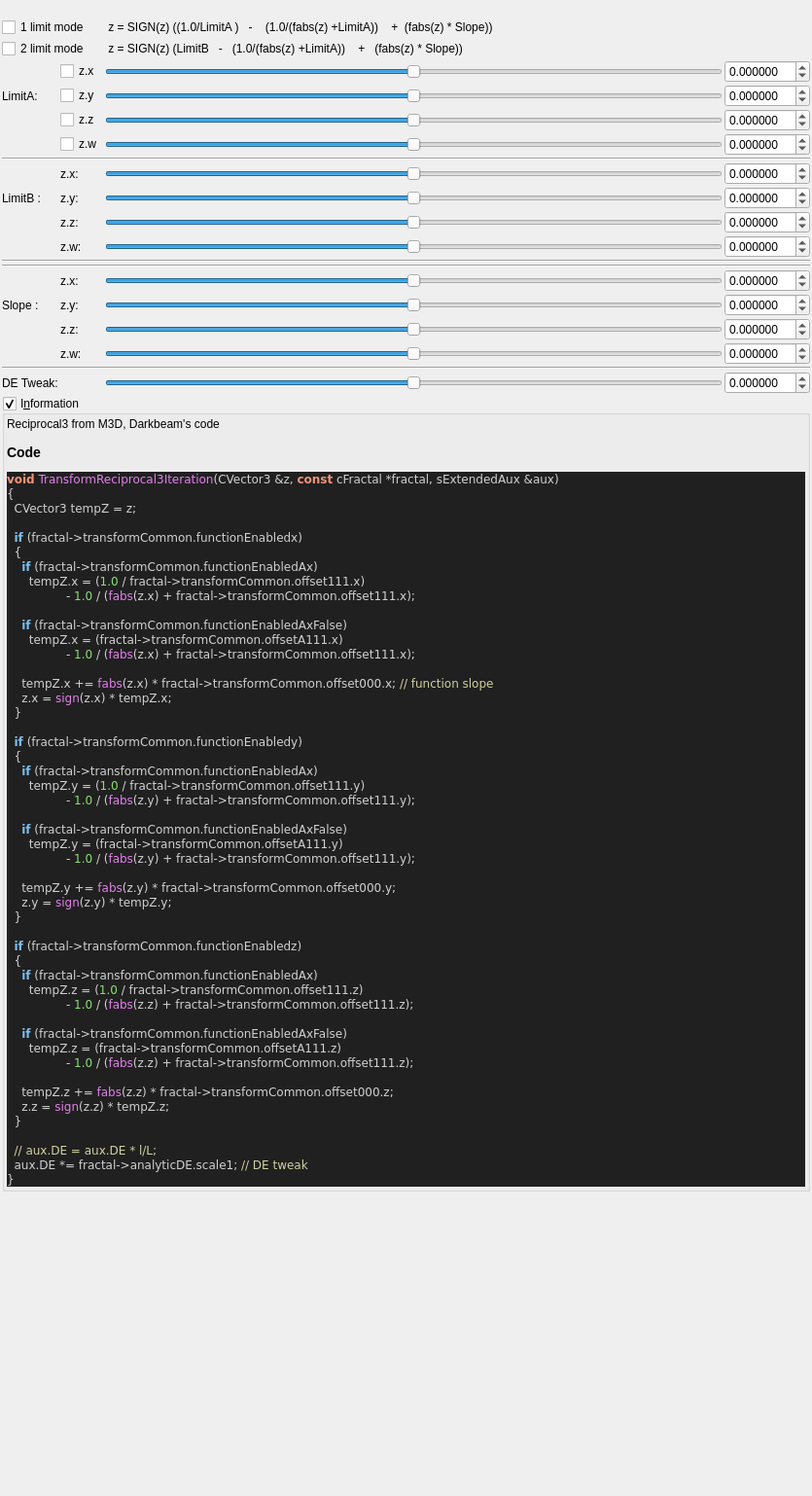
<?xml version="1.0" encoding="UTF-8"?>
<ui version="4.0">
 <class>Form</class>
 <widget class="QWidget" name="Form">
  <property name="geometry">
   <rect>
    <x>0</x>
    <y>0</y>
    <width>835</width>
    <height>1538</height>
   </rect>
  </property>
  <property name="windowTitle">
   <string>Form</string>
  </property>
  <layout class="QVBoxLayout" name="verticalLayout">
   <property name="spacing">
    <number>2</number>
   </property>
   <property name="leftMargin">
    <number>2</number>
   </property>
   <property name="topMargin">
    <number>2</number>
   </property>
   <property name="rightMargin">
    <number>2</number>
   </property>
   <property name="bottomMargin">
    <number>2</number>
   </property>
   <item>
    <widget class="QLabel" name="label">
     <property name="toolTip">
      <string>&lt;html&gt;&lt;head/&gt;&lt;body&gt;&lt;p&gt;&lt;br/&gt;&lt;/p&gt;&lt;/body&gt;&lt;/html&gt;</string>
     </property>
     <property name="text">
      <string/>
     </property>
    </widget>
   </item>
   <item>
    <layout class="QGridLayout" name="gridLayout">
     <property name="spacing">
      <number>2</number>
     </property>
     <item row="6" column="2">
      <widget class="QSlider" name="slider4_transf_offset_1111_z">
       <property name="sizePolicy">
        <sizepolicy hsizetype="Expanding" vsizetype="Maximum">
         <horstretch>0</horstretch>
         <verstretch>0</verstretch>
        </sizepolicy>
       </property>
       <property name="minimum">
        <number>-10000000</number>
       </property>
       <property name="maximum">
        <number>10000000</number>
       </property>
       <property name="value">
        <number>0</number>
       </property>
       <property name="sliderPosition">
        <number>0</number>
       </property>
       <property name="orientation">
        <enum>Qt::Horizontal</enum>
       </property>
      </widget>
     </item>
     <item row="13" column="3">
      <widget class="MyDoubleSpinBox" name="spinbox4_transf_offsetA_1111_w">
       <property name="sizePolicy">
        <sizepolicy hsizetype="Minimum" vsizetype="Maximum">
         <horstretch>0</horstretch>
         <verstretch>0</verstretch>
        </sizepolicy>
       </property>
       <property name="prefix">
        <string/>
       </property>
       <property name="suffix">
        <string/>
       </property>
       <property name="decimals">
        <number>6</number>
       </property>
       <property name="minimum">
        <double>-99.989999999999995</double>
       </property>
       <property name="maximum">
        <double>99.989999999999995</double>
       </property>
       <property name="singleStep">
        <double>0.100000000000000</double>
       </property>
      </widget>
     </item>
     <item row="13" column="1">
      <widget class="QLabel" name="label_120">
       <property name="text">
        <string>z.w:</string>
       </property>
      </widget>
     </item>
     <item row="4" column="2">
      <widget class="QSlider" name="slider4_transf_offset_1111_x">
       <property name="sizePolicy">
        <sizepolicy hsizetype="Expanding" vsizetype="Maximum">
         <horstretch>0</horstretch>
         <verstretch>0</verstretch>
        </sizepolicy>
       </property>
       <property name="minimum">
        <number>-10000000</number>
       </property>
       <property name="maximum">
        <number>10000000</number>
       </property>
       <property name="value">
        <number>0</number>
       </property>
       <property name="sliderPosition">
        <number>0</number>
       </property>
       <property name="orientation">
        <enum>Qt::Horizontal</enum>
       </property>
      </widget>
     </item>
     <item row="7" column="1">
      <widget class="MyCheckBox" name="checkBox_transf_function_enabledw">
       <property name="text">
        <string>z.w</string>
       </property>
      </widget>
     </item>
     <item row="11" column="1">
      <widget class="QLabel" name="label_114">
       <property name="text">
        <string>z.y:</string>
       </property>
      </widget>
     </item>
     <item row="4" column="3">
      <widget class="MyDoubleSpinBox" name="spinbox4_transf_offset_1111_x">
       <property name="sizePolicy">
        <sizepolicy hsizetype="Minimum" vsizetype="Maximum">
         <horstretch>0</horstretch>
         <verstretch>0</verstretch>
        </sizepolicy>
       </property>
       <property name="prefix">
        <string/>
       </property>
       <property name="suffix">
        <string/>
       </property>
       <property name="decimals">
        <number>6</number>
       </property>
       <property name="minimum">
        <double>-99.989999999999995</double>
       </property>
       <property name="maximum">
        <double>99.989999999999995</double>
       </property>
       <property name="singleStep">
        <double>0.100000000000000</double>
       </property>
      </widget>
     </item>
     <item row="10" column="2">
      <widget class="QSlider" name="slider4_transf_offsetA_1111_x">
       <property name="sizePolicy">
        <sizepolicy hsizetype="Expanding" vsizetype="Maximum">
         <horstretch>0</horstretch>
         <verstretch>0</verstretch>
        </sizepolicy>
       </property>
       <property name="minimum">
        <number>-10000000</number>
       </property>
       <property name="maximum">
        <number>10000000</number>
       </property>
       <property name="value">
        <number>0</number>
       </property>
       <property name="sliderPosition">
        <number>0</number>
       </property>
       <property name="orientation">
        <enum>Qt::Horizontal</enum>
       </property>
      </widget>
     </item>
     <item row="6" column="1">
      <widget class="MyCheckBox" name="checkBox_transf_function_enabledz">
       <property name="text">
        <string>z.z</string>
       </property>
      </widget>
     </item>
     <item row="12" column="1">
      <widget class="QLabel" name="label_115">
       <property name="text">
        <string>z.z:</string>
       </property>
      </widget>
     </item>
     <item row="12" column="2">
      <widget class="QSlider" name="slider4_transf_offsetA_1111_z">
       <property name="sizePolicy">
        <sizepolicy hsizetype="Expanding" vsizetype="Maximum">
         <horstretch>0</horstretch>
         <verstretch>0</verstretch>
        </sizepolicy>
       </property>
       <property name="minimum">
        <number>-10000000</number>
       </property>
       <property name="maximum">
        <number>10000000</number>
       </property>
       <property name="value">
        <number>0</number>
       </property>
       <property name="sliderPosition">
        <number>0</number>
       </property>
       <property name="orientation">
        <enum>Qt::Horizontal</enum>
       </property>
      </widget>
     </item>
     <item row="10" column="3">
      <widget class="MyDoubleSpinBox" name="spinbox4_transf_offsetA_1111_x">
       <property name="sizePolicy">
        <sizepolicy hsizetype="Minimum" vsizetype="Maximum">
         <horstretch>0</horstretch>
         <verstretch>0</verstretch>
        </sizepolicy>
       </property>
       <property name="prefix">
        <string/>
       </property>
       <property name="suffix">
        <string/>
       </property>
       <property name="decimals">
        <number>6</number>
       </property>
       <property name="minimum">
        <double>-99.989999999999995</double>
       </property>
       <property name="maximum">
        <double>99.989999999999995</double>
       </property>
       <property name="singleStep">
        <double>0.100000000000000</double>
       </property>
      </widget>
     </item>
     <item row="19" column="3">
      <widget class="MyDoubleSpinBox" name="spinbox4_transf_addition_constant_0000_z">
       <property name="sizePolicy">
        <sizepolicy hsizetype="Minimum" vsizetype="Maximum">
         <horstretch>0</horstretch>
         <verstretch>0</verstretch>
        </sizepolicy>
       </property>
       <property name="prefix">
        <string/>
       </property>
       <property name="suffix">
        <string/>
       </property>
       <property name="decimals">
        <number>6</number>
       </property>
       <property name="minimum">
        <double>-99.989999999999995</double>
       </property>
       <property name="maximum">
        <double>99.989999999999995</double>
       </property>
       <property name="singleStep">
        <double>0.100000000000000</double>
       </property>
      </widget>
     </item>
     <item row="11" column="3">
      <widget class="MyDoubleSpinBox" name="spinbox4_transf_offsetA_1111_y">
       <property name="sizePolicy">
        <sizepolicy hsizetype="Minimum" vsizetype="Maximum">
         <horstretch>0</horstretch>
         <verstretch>0</verstretch>
        </sizepolicy>
       </property>
       <property name="prefix">
        <string/>
       </property>
       <property name="suffix">
        <string/>
       </property>
       <property name="decimals">
        <number>6</number>
       </property>
       <property name="minimum">
        <double>-99.989999999999995</double>
       </property>
       <property name="maximum">
        <double>99.989999999999995</double>
       </property>
       <property name="singleStep">
        <double>0.100000000000000</double>
       </property>
      </widget>
     </item>
     <item row="8" column="0" colspan="4">
      <widget class="Line" name="line">
       <property name="orientation">
        <enum>Qt::Horizontal</enum>
       </property>
      </widget>
     </item>
     <item row="6" column="3">
      <widget class="MyDoubleSpinBox" name="spinbox4_transf_offset_1111_z">
       <property name="sizePolicy">
        <sizepolicy hsizetype="Minimum" vsizetype="Maximum">
         <horstretch>0</horstretch>
         <verstretch>0</verstretch>
        </sizepolicy>
       </property>
       <property name="prefix">
        <string/>
       </property>
       <property name="suffix">
        <string/>
       </property>
       <property name="decimals">
        <number>6</number>
       </property>
       <property name="minimum">
        <double>-99.989999999999995</double>
       </property>
       <property name="maximum">
        <double>99.989999999999995</double>
       </property>
       <property name="singleStep">
        <double>0.100000000000000</double>
       </property>
      </widget>
     </item>
     <item row="19" column="2">
      <widget class="QSlider" name="slider4_transf_addition_constant_0000_z">
       <property name="sizePolicy">
        <sizepolicy hsizetype="Expanding" vsizetype="Maximum">
         <horstretch>0</horstretch>
         <verstretch>0</verstretch>
        </sizepolicy>
       </property>
       <property name="minimum">
        <number>-10000000</number>
       </property>
       <property name="maximum">
        <number>10000000</number>
       </property>
       <property name="value">
        <number>0</number>
       </property>
       <property name="sliderPosition">
        <number>0</number>
       </property>
       <property name="orientation">
        <enum>Qt::Horizontal</enum>
       </property>
      </widget>
     </item>
     <item row="23" column="0">
      <widget class="QLabel" name="label_112">
       <property name="text">
        <string>DE Tweak:</string>
       </property>
      </widget>
     </item>
     <item row="4" column="1">
      <widget class="MyCheckBox" name="checkBox_transf_function_enabledx">
       <property name="text">
        <string>z.x</string>
       </property>
      </widget>
     </item>
     <item row="18" column="3">
      <widget class="MyDoubleSpinBox" name="spinbox4_transf_addition_constant_0000_y">
       <property name="sizePolicy">
        <sizepolicy hsizetype="Minimum" vsizetype="Maximum">
         <horstretch>0</horstretch>
         <verstretch>0</verstretch>
        </sizepolicy>
       </property>
       <property name="prefix">
        <string/>
       </property>
       <property name="suffix">
        <string/>
       </property>
       <property name="decimals">
        <number>6</number>
       </property>
       <property name="minimum">
        <double>-99.989999999999995</double>
       </property>
       <property name="maximum">
        <double>99.989999999999995</double>
       </property>
       <property name="singleStep">
        <double>0.100000000000000</double>
       </property>
      </widget>
     </item>
     <item row="15" column="0" colspan="4">
      <widget class="Line" name="line_2">
       <property name="orientation">
        <enum>Qt::Horizontal</enum>
       </property>
      </widget>
     </item>
     <item row="19" column="1">
      <widget class="QLabel" name="label_118">
       <property name="text">
        <string>z.z:</string>
       </property>
      </widget>
     </item>
     <item row="16" column="0" colspan="4">
      <widget class="Line" name="line_7">
       <property name="orientation">
        <enum>Qt::Horizontal</enum>
       </property>
      </widget>
     </item>
     <item row="5" column="1">
      <widget class="MyCheckBox" name="checkBox_transf_function_enabledy">
       <property name="text">
        <string>z.y </string>
       </property>
      </widget>
     </item>
     <item row="1" column="0" colspan="2">
      <widget class="MyCheckBox" name="checkBox_transf_function_enabledAx_false">
       <property name="text">
        <string>2 limit mode</string>
       </property>
      </widget>
     </item>
     <item row="0" column="0" colspan="2">
      <widget class="MyCheckBox" name="checkBox_transf_function_enabledAx">
       <property name="text">
        <string>1 limit mode</string>
       </property>
      </widget>
     </item>
     <item row="10" column="1">
      <widget class="QLabel" name="label_113">
       <property name="text">
        <string>z.x:</string>
       </property>
      </widget>
     </item>
     <item row="11" column="0">
      <widget class="QLabel" name="label_132">
       <property name="text">
        <string>LimitB : </string>
       </property>
      </widget>
     </item>
     <item row="18" column="2">
      <widget class="QSlider" name="slider4_transf_addition_constant_0000_y">
       <property name="sizePolicy">
        <sizepolicy hsizetype="Expanding" vsizetype="Maximum">
         <horstretch>0</horstretch>
         <verstretch>0</verstretch>
        </sizepolicy>
       </property>
       <property name="minimum">
        <number>-10000000</number>
       </property>
       <property name="maximum">
        <number>10000000</number>
       </property>
       <property name="value">
        <number>0</number>
       </property>
       <property name="sliderPosition">
        <number>0</number>
       </property>
       <property name="orientation">
        <enum>Qt::Horizontal</enum>
       </property>
      </widget>
     </item>
     <item row="20" column="1">
      <widget class="QLabel" name="label_121">
       <property name="text">
        <string>z.w:</string>
       </property>
      </widget>
     </item>
     <item row="17" column="1">
      <widget class="QLabel" name="label_116">
       <property name="text">
        <string>z.x:</string>
       </property>
      </widget>
     </item>
     <item row="18" column="0">
      <widget class="QLabel" name="label_119">
       <property name="text">
        <string>Slope :   </string>
       </property>
      </widget>
     </item>
     <item row="17" column="2">
      <widget class="QSlider" name="slider4_transf_addition_constant_0000_x">
       <property name="sizePolicy">
        <sizepolicy hsizetype="Expanding" vsizetype="Maximum">
         <horstretch>0</horstretch>
         <verstretch>0</verstretch>
        </sizepolicy>
       </property>
       <property name="minimum">
        <number>-10000000</number>
       </property>
       <property name="maximum">
        <number>10000000</number>
       </property>
       <property name="value">
        <number>0</number>
       </property>
       <property name="sliderPosition">
        <number>0</number>
       </property>
       <property name="orientation">
        <enum>Qt::Horizontal</enum>
       </property>
      </widget>
     </item>
     <item row="5" column="2">
      <widget class="QSlider" name="slider4_transf_offset_1111_y">
       <property name="sizePolicy">
        <sizepolicy hsizetype="Expanding" vsizetype="Maximum">
         <horstretch>0</horstretch>
         <verstretch>0</verstretch>
        </sizepolicy>
       </property>
       <property name="minimum">
        <number>-10000000</number>
       </property>
       <property name="maximum">
        <number>10000000</number>
       </property>
       <property name="value">
        <number>0</number>
       </property>
       <property name="sliderPosition">
        <number>0</number>
       </property>
       <property name="orientation">
        <enum>Qt::Horizontal</enum>
       </property>
      </widget>
     </item>
     <item row="0" column="2">
      <widget class="QLabel" name="label_133">
       <property name="text">
        <string notr="true"> z = SIGN(z) ((1.0/LimitA )   -    (1.0/(fabs(z) +LimitA))    +  (fabs(z) * Slope))</string>
       </property>
      </widget>
     </item>
     <item row="18" column="1">
      <widget class="QLabel" name="label_117">
       <property name="text">
        <string>z.y:</string>
       </property>
      </widget>
     </item>
     <item row="11" column="2">
      <widget class="QSlider" name="slider4_transf_offsetA_1111_y">
       <property name="sizePolicy">
        <sizepolicy hsizetype="Expanding" vsizetype="Maximum">
         <horstretch>0</horstretch>
         <verstretch>0</verstretch>
        </sizepolicy>
       </property>
       <property name="minimum">
        <number>-10000000</number>
       </property>
       <property name="maximum">
        <number>10000000</number>
       </property>
       <property name="value">
        <number>0</number>
       </property>
       <property name="sliderPosition">
        <number>0</number>
       </property>
       <property name="orientation">
        <enum>Qt::Horizontal</enum>
       </property>
      </widget>
     </item>
     <item row="5" column="3">
      <widget class="MyDoubleSpinBox" name="spinbox4_transf_offset_1111_y">
       <property name="sizePolicy">
        <sizepolicy hsizetype="Minimum" vsizetype="Maximum">
         <horstretch>0</horstretch>
         <verstretch>0</verstretch>
        </sizepolicy>
       </property>
       <property name="prefix">
        <string/>
       </property>
       <property name="suffix">
        <string/>
       </property>
       <property name="decimals">
        <number>6</number>
       </property>
       <property name="minimum">
        <double>-99.989999999999995</double>
       </property>
       <property name="maximum">
        <double>99.989999999999995</double>
       </property>
       <property name="singleStep">
        <double>0.100000000000000</double>
       </property>
      </widget>
     </item>
     <item row="12" column="3">
      <widget class="MyDoubleSpinBox" name="spinbox4_transf_offsetA_1111_z">
       <property name="sizePolicy">
        <sizepolicy hsizetype="Minimum" vsizetype="Maximum">
         <horstretch>0</horstretch>
         <verstretch>0</verstretch>
        </sizepolicy>
       </property>
       <property name="prefix">
        <string/>
       </property>
       <property name="suffix">
        <string/>
       </property>
       <property name="decimals">
        <number>6</number>
       </property>
       <property name="minimum">
        <double>-99.989999999999995</double>
       </property>
       <property name="maximum">
        <double>99.989999999999995</double>
       </property>
       <property name="singleStep">
        <double>0.100000000000000</double>
       </property>
      </widget>
     </item>
     <item row="5" column="0">
      <widget class="QLabel" name="label_108">
       <property name="text">
        <string>LimitA:</string>
       </property>
      </widget>
     </item>
     <item row="17" column="3">
      <widget class="MyDoubleSpinBox" name="spinbox4_transf_addition_constant_0000_x">
       <property name="sizePolicy">
        <sizepolicy hsizetype="Minimum" vsizetype="Maximum">
         <horstretch>0</horstretch>
         <verstretch>0</verstretch>
        </sizepolicy>
       </property>
       <property name="prefix">
        <string/>
       </property>
       <property name="suffix">
        <string/>
       </property>
       <property name="decimals">
        <number>6</number>
       </property>
       <property name="minimum">
        <double>-99.989999999999995</double>
       </property>
       <property name="maximum">
        <double>99.989999999999995</double>
       </property>
       <property name="singleStep">
        <double>0.100000000000000</double>
       </property>
      </widget>
     </item>
     <item row="1" column="2">
      <widget class="QLabel" name="label_148">
       <property name="text">
        <string notr="true"> z = SIGN(z) (LimitB   -   (1.0/(fabs(z) +LimitA))    +   (fabs(z) * Slope))</string>
       </property>
      </widget>
     </item>
     <item row="23" column="3">
      <widget class="MyDoubleSpinBox" name="spinbox_analyticDE_scale_1">
       <property name="sizePolicy">
        <sizepolicy hsizetype="Minimum" vsizetype="Maximum">
         <horstretch>0</horstretch>
         <verstretch>0</verstretch>
        </sizepolicy>
       </property>
       <property name="prefix">
        <string/>
       </property>
       <property name="suffix">
        <string/>
       </property>
       <property name="decimals">
        <number>6</number>
       </property>
       <property name="minimum">
        <double>-99.989999999999995</double>
       </property>
       <property name="maximum">
        <double>99.989999999999995</double>
       </property>
       <property name="singleStep">
        <double>0.100000000000000</double>
       </property>
      </widget>
     </item>
     <item row="23" column="2">
      <widget class="QSlider" name="slider_analyticDE_scale_1">
       <property name="sizePolicy">
        <sizepolicy hsizetype="Expanding" vsizetype="Maximum">
         <horstretch>0</horstretch>
         <verstretch>0</verstretch>
        </sizepolicy>
       </property>
       <property name="minimum">
        <number>-10000000</number>
       </property>
       <property name="maximum">
        <number>10000000</number>
       </property>
       <property name="value">
        <number>0</number>
       </property>
       <property name="sliderPosition">
        <number>0</number>
       </property>
       <property name="orientation">
        <enum>Qt::Horizontal</enum>
       </property>
      </widget>
     </item>
     <item row="21" column="0" colspan="4">
      <widget class="Line" name="line_3">
       <property name="orientation">
        <enum>Qt::Horizontal</enum>
       </property>
      </widget>
     </item>
     <item row="7" column="2">
      <widget class="QSlider" name="slider4_transf_offset_1111_w">
       <property name="sizePolicy">
        <sizepolicy hsizetype="Expanding" vsizetype="Maximum">
         <horstretch>0</horstretch>
         <verstretch>0</verstretch>
        </sizepolicy>
       </property>
       <property name="minimum">
        <number>-10000000</number>
       </property>
       <property name="maximum">
        <number>10000000</number>
       </property>
       <property name="value">
        <number>0</number>
       </property>
       <property name="sliderPosition">
        <number>0</number>
       </property>
       <property name="orientation">
        <enum>Qt::Horizontal</enum>
       </property>
      </widget>
     </item>
     <item row="13" column="2">
      <widget class="QSlider" name="slider4_transf_offsetA_1111_w">
       <property name="sizePolicy">
        <sizepolicy hsizetype="Expanding" vsizetype="Maximum">
         <horstretch>0</horstretch>
         <verstretch>0</verstretch>
        </sizepolicy>
       </property>
       <property name="minimum">
        <number>-10000000</number>
       </property>
       <property name="maximum">
        <number>10000000</number>
       </property>
       <property name="value">
        <number>0</number>
       </property>
       <property name="sliderPosition">
        <number>0</number>
       </property>
       <property name="orientation">
        <enum>Qt::Horizontal</enum>
       </property>
      </widget>
     </item>
     <item row="7" column="3">
      <widget class="MyDoubleSpinBox" name="spinbox4_transf_offset_1111_w">
       <property name="sizePolicy">
        <sizepolicy hsizetype="Minimum" vsizetype="Maximum">
         <horstretch>0</horstretch>
         <verstretch>0</verstretch>
        </sizepolicy>
       </property>
       <property name="prefix">
        <string/>
       </property>
       <property name="suffix">
        <string/>
       </property>
       <property name="decimals">
        <number>6</number>
       </property>
       <property name="minimum">
        <double>-99.989999999999995</double>
       </property>
       <property name="maximum">
        <double>99.989999999999995</double>
       </property>
       <property name="singleStep">
        <double>0.100000000000000</double>
       </property>
      </widget>
     </item>
     <item row="20" column="2">
      <widget class="QSlider" name="slider4_transf_addition_constant_0000_w">
       <property name="sizePolicy">
        <sizepolicy hsizetype="Expanding" vsizetype="Maximum">
         <horstretch>0</horstretch>
         <verstretch>0</verstretch>
        </sizepolicy>
       </property>
       <property name="minimum">
        <number>-10000000</number>
       </property>
       <property name="maximum">
        <number>10000000</number>
       </property>
       <property name="value">
        <number>0</number>
       </property>
       <property name="sliderPosition">
        <number>0</number>
       </property>
       <property name="orientation">
        <enum>Qt::Horizontal</enum>
       </property>
      </widget>
     </item>
     <item row="20" column="3">
      <widget class="MyDoubleSpinBox" name="spinbox4_transf_addition_constant_0000_w">
       <property name="sizePolicy">
        <sizepolicy hsizetype="Minimum" vsizetype="Maximum">
         <horstretch>0</horstretch>
         <verstretch>0</verstretch>
        </sizepolicy>
       </property>
       <property name="prefix">
        <string/>
       </property>
       <property name="suffix">
        <string/>
       </property>
       <property name="decimals">
        <number>6</number>
       </property>
       <property name="minimum">
        <double>-99.989999999999995</double>
       </property>
       <property name="maximum">
        <double>99.989999999999995</double>
       </property>
       <property name="singleStep">
        <double>0.100000000000000</double>
       </property>
      </widget>
     </item>
    </layout>
   </item>
   <item>
    <widget class="MyGroupBox" name="groupCheck_info">
     <property name="title">
      <string>I&amp;nformation</string>
     </property>
     <property name="flat">
      <bool>false</bool>
     </property>
     <property name="checkable">
      <bool>true</bool>
     </property>
     <layout class="QVBoxLayout" name="verticalLayout_2">
      <property name="spacing">
       <number>2</number>
      </property>
      <property name="leftMargin">
       <number>2</number>
      </property>
      <property name="topMargin">
       <number>2</number>
      </property>
      <property name="rightMargin">
       <number>2</number>
      </property>
      <property name="bottomMargin">
       <number>2</number>
      </property>
      <item>
       <widget class="QLabel" name="label_code_content">
        <property name="text">
         <string>&lt;p&gt;Reciprocal3 from M3D, Darkbeam's code&lt;/p&gt;&lt;table&gt;
&lt;/table&gt;
&lt;h3&gt;Code&lt;/h3&gt;
&lt;body style=&quot;background-color:#202020&quot;&gt;
&lt;pre style=&quot;color:#d0d0d0; background-color:#202020;  font-family:'Courier New',monospace;&quot;&gt;&lt;span style=&quot;color:#f09479; font-weight:bold&quot;&gt;void&lt;/span&gt; &lt;span style=&quot;color:#e47eed&quot;&gt;TransformReciprocal3Iteration&lt;/span&gt;&lt;span style=&quot;color:#d0d0d0&quot;&gt;(&lt;/span&gt;CVector3 &lt;span style=&quot;color:#d0d0d0&quot;&gt;&amp;amp;&lt;/span&gt;z&lt;span style=&quot;color:#d0d0d0&quot;&gt;,&lt;/span&gt; &lt;span style=&quot;color:#f09479; font-weight:bold&quot;&gt;const&lt;/span&gt; cFractal &lt;span style=&quot;color:#d0d0d0&quot;&gt;*&lt;/span&gt;fractal&lt;span style=&quot;color:#d0d0d0&quot;&gt;,&lt;/span&gt; sExtendedAux &lt;span style=&quot;color:#d0d0d0&quot;&gt;&amp;amp;&lt;/span&gt;aux&lt;span style=&quot;color:#d0d0d0&quot;&gt;)&lt;/span&gt;
&lt;span style=&quot;color:#d0d0d0&quot;&gt;{&lt;/span&gt;
  CVector3 tempZ &lt;span style=&quot;color:#d0d0d0&quot;&gt;=&lt;/span&gt; z&lt;span style=&quot;color:#d0d0d0&quot;&gt;;&lt;/span&gt;

  &lt;span style=&quot;color:#7ec0ee; font-weight:bold&quot;&gt;if&lt;/span&gt; &lt;span style=&quot;color:#d0d0d0&quot;&gt;(&lt;/span&gt;fractal&lt;span style=&quot;color:#d0d0d0&quot;&gt;-&amp;gt;&lt;/span&gt;transformCommon&lt;span style=&quot;color:#d0d0d0&quot;&gt;.&lt;/span&gt;functionEnabledx&lt;span style=&quot;color:#d0d0d0&quot;&gt;)&lt;/span&gt;
  &lt;span style=&quot;color:#d0d0d0&quot;&gt;{&lt;/span&gt;
    &lt;span style=&quot;color:#7ec0ee; font-weight:bold&quot;&gt;if&lt;/span&gt; &lt;span style=&quot;color:#d0d0d0&quot;&gt;(&lt;/span&gt;fractal&lt;span style=&quot;color:#d0d0d0&quot;&gt;-&amp;gt;&lt;/span&gt;transformCommon&lt;span style=&quot;color:#d0d0d0&quot;&gt;.&lt;/span&gt;functionEnabledAx&lt;span style=&quot;color:#d0d0d0&quot;&gt;)&lt;/span&gt;
      tempZ&lt;span style=&quot;color:#d0d0d0&quot;&gt;.&lt;/span&gt;x &lt;span style=&quot;color:#d0d0d0&quot;&gt;= (&lt;/span&gt;&lt;span style=&quot;color:#87df71&quot;&gt;1.0&lt;/span&gt; &lt;span style=&quot;color:#d0d0d0&quot;&gt;/&lt;/span&gt; fractal&lt;span style=&quot;color:#d0d0d0&quot;&gt;-&amp;gt;&lt;/span&gt;transformCommon&lt;span style=&quot;color:#d0d0d0&quot;&gt;.&lt;/span&gt;offset111&lt;span style=&quot;color:#d0d0d0&quot;&gt;.&lt;/span&gt;x&lt;span style=&quot;color:#d0d0d0&quot;&gt;)&lt;/span&gt;
                &lt;span style=&quot;color:#d0d0d0&quot;&gt;-&lt;/span&gt; &lt;span style=&quot;color:#87df71&quot;&gt;1.0&lt;/span&gt; &lt;span style=&quot;color:#d0d0d0&quot;&gt;/ (&lt;/span&gt;&lt;span style=&quot;color:#e47eed&quot;&gt;fabs&lt;/span&gt;&lt;span style=&quot;color:#d0d0d0&quot;&gt;(&lt;/span&gt;z&lt;span style=&quot;color:#d0d0d0&quot;&gt;.&lt;/span&gt;x&lt;span style=&quot;color:#d0d0d0&quot;&gt;) +&lt;/span&gt; fractal&lt;span style=&quot;color:#d0d0d0&quot;&gt;-&amp;gt;&lt;/span&gt;transformCommon&lt;span style=&quot;color:#d0d0d0&quot;&gt;.&lt;/span&gt;offset111&lt;span style=&quot;color:#d0d0d0&quot;&gt;.&lt;/span&gt;x&lt;span style=&quot;color:#d0d0d0&quot;&gt;);&lt;/span&gt;

    &lt;span style=&quot;color:#7ec0ee; font-weight:bold&quot;&gt;if&lt;/span&gt; &lt;span style=&quot;color:#d0d0d0&quot;&gt;(&lt;/span&gt;fractal&lt;span style=&quot;color:#d0d0d0&quot;&gt;-&amp;gt;&lt;/span&gt;transformCommon&lt;span style=&quot;color:#d0d0d0&quot;&gt;.&lt;/span&gt;functionEnabledAxFalse&lt;span style=&quot;color:#d0d0d0&quot;&gt;)&lt;/span&gt;
      tempZ&lt;span style=&quot;color:#d0d0d0&quot;&gt;.&lt;/span&gt;x &lt;span style=&quot;color:#d0d0d0&quot;&gt;= (&lt;/span&gt;fractal&lt;span style=&quot;color:#d0d0d0&quot;&gt;-&amp;gt;&lt;/span&gt;transformCommon&lt;span style=&quot;color:#d0d0d0&quot;&gt;.&lt;/span&gt;offsetA111&lt;span style=&quot;color:#d0d0d0&quot;&gt;.&lt;/span&gt;x&lt;span style=&quot;color:#d0d0d0&quot;&gt;)&lt;/span&gt;
                &lt;span style=&quot;color:#d0d0d0&quot;&gt;-&lt;/span&gt; &lt;span style=&quot;color:#87df71&quot;&gt;1.0&lt;/span&gt; &lt;span style=&quot;color:#d0d0d0&quot;&gt;/ (&lt;/span&gt;&lt;span style=&quot;color:#e47eed&quot;&gt;fabs&lt;/span&gt;&lt;span style=&quot;color:#d0d0d0&quot;&gt;(&lt;/span&gt;z&lt;span style=&quot;color:#d0d0d0&quot;&gt;.&lt;/span&gt;x&lt;span style=&quot;color:#d0d0d0&quot;&gt;) +&lt;/span&gt; fractal&lt;span style=&quot;color:#d0d0d0&quot;&gt;-&amp;gt;&lt;/span&gt;transformCommon&lt;span style=&quot;color:#d0d0d0&quot;&gt;.&lt;/span&gt;offset111&lt;span style=&quot;color:#d0d0d0&quot;&gt;.&lt;/span&gt;x&lt;span style=&quot;color:#d0d0d0&quot;&gt;);&lt;/span&gt;

    tempZ&lt;span style=&quot;color:#d0d0d0&quot;&gt;.&lt;/span&gt;x &lt;span style=&quot;color:#d0d0d0&quot;&gt;+=&lt;/span&gt; &lt;span style=&quot;color:#e47eed&quot;&gt;fabs&lt;/span&gt;&lt;span style=&quot;color:#d0d0d0&quot;&gt;(&lt;/span&gt;z&lt;span style=&quot;color:#d0d0d0&quot;&gt;.&lt;/span&gt;x&lt;span style=&quot;color:#d0d0d0&quot;&gt;) *&lt;/span&gt; fractal&lt;span style=&quot;color:#d0d0d0&quot;&gt;-&amp;gt;&lt;/span&gt;transformCommon&lt;span style=&quot;color:#d0d0d0&quot;&gt;.&lt;/span&gt;offset000&lt;span style=&quot;color:#d0d0d0&quot;&gt;.&lt;/span&gt;x&lt;span style=&quot;color:#d0d0d0&quot;&gt;;&lt;/span&gt; &lt;span style=&quot;color:#d0d0a0&quot;&gt;// function slope&lt;/span&gt;
    z&lt;span style=&quot;color:#d0d0d0&quot;&gt;.&lt;/span&gt;x &lt;span style=&quot;color:#d0d0d0&quot;&gt;=&lt;/span&gt; &lt;span style=&quot;color:#e47eed&quot;&gt;sign&lt;/span&gt;&lt;span style=&quot;color:#d0d0d0&quot;&gt;(&lt;/span&gt;z&lt;span style=&quot;color:#d0d0d0&quot;&gt;.&lt;/span&gt;x&lt;span style=&quot;color:#d0d0d0&quot;&gt;) *&lt;/span&gt; tempZ&lt;span style=&quot;color:#d0d0d0&quot;&gt;.&lt;/span&gt;x&lt;span style=&quot;color:#d0d0d0&quot;&gt;;&lt;/span&gt;
  &lt;span style=&quot;color:#d0d0d0&quot;&gt;}&lt;/span&gt;

  &lt;span style=&quot;color:#7ec0ee; font-weight:bold&quot;&gt;if&lt;/span&gt; &lt;span style=&quot;color:#d0d0d0&quot;&gt;(&lt;/span&gt;fractal&lt;span style=&quot;color:#d0d0d0&quot;&gt;-&amp;gt;&lt;/span&gt;transformCommon&lt;span style=&quot;color:#d0d0d0&quot;&gt;.&lt;/span&gt;functionEnabledy&lt;span style=&quot;color:#d0d0d0&quot;&gt;)&lt;/span&gt;
  &lt;span style=&quot;color:#d0d0d0&quot;&gt;{&lt;/span&gt;
    &lt;span style=&quot;color:#7ec0ee; font-weight:bold&quot;&gt;if&lt;/span&gt; &lt;span style=&quot;color:#d0d0d0&quot;&gt;(&lt;/span&gt;fractal&lt;span style=&quot;color:#d0d0d0&quot;&gt;-&amp;gt;&lt;/span&gt;transformCommon&lt;span style=&quot;color:#d0d0d0&quot;&gt;.&lt;/span&gt;functionEnabledAx&lt;span style=&quot;color:#d0d0d0&quot;&gt;)&lt;/span&gt;
      tempZ&lt;span style=&quot;color:#d0d0d0&quot;&gt;.&lt;/span&gt;y &lt;span style=&quot;color:#d0d0d0&quot;&gt;= (&lt;/span&gt;&lt;span style=&quot;color:#87df71&quot;&gt;1.0&lt;/span&gt; &lt;span style=&quot;color:#d0d0d0&quot;&gt;/&lt;/span&gt; fractal&lt;span style=&quot;color:#d0d0d0&quot;&gt;-&amp;gt;&lt;/span&gt;transformCommon&lt;span style=&quot;color:#d0d0d0&quot;&gt;.&lt;/span&gt;offset111&lt;span style=&quot;color:#d0d0d0&quot;&gt;.&lt;/span&gt;y&lt;span style=&quot;color:#d0d0d0&quot;&gt;)&lt;/span&gt;
                &lt;span style=&quot;color:#d0d0d0&quot;&gt;-&lt;/span&gt; &lt;span style=&quot;color:#87df71&quot;&gt;1.0&lt;/span&gt; &lt;span style=&quot;color:#d0d0d0&quot;&gt;/ (&lt;/span&gt;&lt;span style=&quot;color:#e47eed&quot;&gt;fabs&lt;/span&gt;&lt;span style=&quot;color:#d0d0d0&quot;&gt;(&lt;/span&gt;z&lt;span style=&quot;color:#d0d0d0&quot;&gt;.&lt;/span&gt;y&lt;span style=&quot;color:#d0d0d0&quot;&gt;) +&lt;/span&gt; fractal&lt;span style=&quot;color:#d0d0d0&quot;&gt;-&amp;gt;&lt;/span&gt;transformCommon&lt;span style=&quot;color:#d0d0d0&quot;&gt;.&lt;/span&gt;offset111&lt;span style=&quot;color:#d0d0d0&quot;&gt;.&lt;/span&gt;y&lt;span style=&quot;color:#d0d0d0&quot;&gt;);&lt;/span&gt;

    &lt;span style=&quot;color:#7ec0ee; font-weight:bold&quot;&gt;if&lt;/span&gt; &lt;span style=&quot;color:#d0d0d0&quot;&gt;(&lt;/span&gt;fractal&lt;span style=&quot;color:#d0d0d0&quot;&gt;-&amp;gt;&lt;/span&gt;transformCommon&lt;span style=&quot;color:#d0d0d0&quot;&gt;.&lt;/span&gt;functionEnabledAxFalse&lt;span style=&quot;color:#d0d0d0&quot;&gt;)&lt;/span&gt;
      tempZ&lt;span style=&quot;color:#d0d0d0&quot;&gt;.&lt;/span&gt;y &lt;span style=&quot;color:#d0d0d0&quot;&gt;= (&lt;/span&gt;fractal&lt;span style=&quot;color:#d0d0d0&quot;&gt;-&amp;gt;&lt;/span&gt;transformCommon&lt;span style=&quot;color:#d0d0d0&quot;&gt;.&lt;/span&gt;offsetA111&lt;span style=&quot;color:#d0d0d0&quot;&gt;.&lt;/span&gt;y&lt;span style=&quot;color:#d0d0d0&quot;&gt;)&lt;/span&gt;
                &lt;span style=&quot;color:#d0d0d0&quot;&gt;-&lt;/span&gt; &lt;span style=&quot;color:#87df71&quot;&gt;1.0&lt;/span&gt; &lt;span style=&quot;color:#d0d0d0&quot;&gt;/ (&lt;/span&gt;&lt;span style=&quot;color:#e47eed&quot;&gt;fabs&lt;/span&gt;&lt;span style=&quot;color:#d0d0d0&quot;&gt;(&lt;/span&gt;z&lt;span style=&quot;color:#d0d0d0&quot;&gt;.&lt;/span&gt;y&lt;span style=&quot;color:#d0d0d0&quot;&gt;) +&lt;/span&gt; fractal&lt;span style=&quot;color:#d0d0d0&quot;&gt;-&amp;gt;&lt;/span&gt;transformCommon&lt;span style=&quot;color:#d0d0d0&quot;&gt;.&lt;/span&gt;offset111&lt;span style=&quot;color:#d0d0d0&quot;&gt;.&lt;/span&gt;y&lt;span style=&quot;color:#d0d0d0&quot;&gt;);&lt;/span&gt;

    tempZ&lt;span style=&quot;color:#d0d0d0&quot;&gt;.&lt;/span&gt;y &lt;span style=&quot;color:#d0d0d0&quot;&gt;+=&lt;/span&gt; &lt;span style=&quot;color:#e47eed&quot;&gt;fabs&lt;/span&gt;&lt;span style=&quot;color:#d0d0d0&quot;&gt;(&lt;/span&gt;z&lt;span style=&quot;color:#d0d0d0&quot;&gt;.&lt;/span&gt;y&lt;span style=&quot;color:#d0d0d0&quot;&gt;) *&lt;/span&gt; fractal&lt;span style=&quot;color:#d0d0d0&quot;&gt;-&amp;gt;&lt;/span&gt;transformCommon&lt;span style=&quot;color:#d0d0d0&quot;&gt;.&lt;/span&gt;offset000&lt;span style=&quot;color:#d0d0d0&quot;&gt;.&lt;/span&gt;y&lt;span style=&quot;color:#d0d0d0&quot;&gt;;&lt;/span&gt;
    z&lt;span style=&quot;color:#d0d0d0&quot;&gt;.&lt;/span&gt;y &lt;span style=&quot;color:#d0d0d0&quot;&gt;=&lt;/span&gt; &lt;span style=&quot;color:#e47eed&quot;&gt;sign&lt;/span&gt;&lt;span style=&quot;color:#d0d0d0&quot;&gt;(&lt;/span&gt;z&lt;span style=&quot;color:#d0d0d0&quot;&gt;.&lt;/span&gt;y&lt;span style=&quot;color:#d0d0d0&quot;&gt;) *&lt;/span&gt; tempZ&lt;span style=&quot;color:#d0d0d0&quot;&gt;.&lt;/span&gt;y&lt;span style=&quot;color:#d0d0d0&quot;&gt;;&lt;/span&gt;
  &lt;span style=&quot;color:#d0d0d0&quot;&gt;}&lt;/span&gt;

  &lt;span style=&quot;color:#7ec0ee; font-weight:bold&quot;&gt;if&lt;/span&gt; &lt;span style=&quot;color:#d0d0d0&quot;&gt;(&lt;/span&gt;fractal&lt;span style=&quot;color:#d0d0d0&quot;&gt;-&amp;gt;&lt;/span&gt;transformCommon&lt;span style=&quot;color:#d0d0d0&quot;&gt;.&lt;/span&gt;functionEnabledz&lt;span style=&quot;color:#d0d0d0&quot;&gt;)&lt;/span&gt;
  &lt;span style=&quot;color:#d0d0d0&quot;&gt;{&lt;/span&gt;
    &lt;span style=&quot;color:#7ec0ee; font-weight:bold&quot;&gt;if&lt;/span&gt; &lt;span style=&quot;color:#d0d0d0&quot;&gt;(&lt;/span&gt;fractal&lt;span style=&quot;color:#d0d0d0&quot;&gt;-&amp;gt;&lt;/span&gt;transformCommon&lt;span style=&quot;color:#d0d0d0&quot;&gt;.&lt;/span&gt;functionEnabledAx&lt;span style=&quot;color:#d0d0d0&quot;&gt;)&lt;/span&gt;
      tempZ&lt;span style=&quot;color:#d0d0d0&quot;&gt;.&lt;/span&gt;z &lt;span style=&quot;color:#d0d0d0&quot;&gt;= (&lt;/span&gt;&lt;span style=&quot;color:#87df71&quot;&gt;1.0&lt;/span&gt; &lt;span style=&quot;color:#d0d0d0&quot;&gt;/&lt;/span&gt; fractal&lt;span style=&quot;color:#d0d0d0&quot;&gt;-&amp;gt;&lt;/span&gt;transformCommon&lt;span style=&quot;color:#d0d0d0&quot;&gt;.&lt;/span&gt;offset111&lt;span style=&quot;color:#d0d0d0&quot;&gt;.&lt;/span&gt;z&lt;span style=&quot;color:#d0d0d0&quot;&gt;)&lt;/span&gt;
                &lt;span style=&quot;color:#d0d0d0&quot;&gt;-&lt;/span&gt; &lt;span style=&quot;color:#87df71&quot;&gt;1.0&lt;/span&gt; &lt;span style=&quot;color:#d0d0d0&quot;&gt;/ (&lt;/span&gt;&lt;span style=&quot;color:#e47eed&quot;&gt;fabs&lt;/span&gt;&lt;span style=&quot;color:#d0d0d0&quot;&gt;(&lt;/span&gt;z&lt;span style=&quot;color:#d0d0d0&quot;&gt;.&lt;/span&gt;z&lt;span style=&quot;color:#d0d0d0&quot;&gt;) +&lt;/span&gt; fractal&lt;span style=&quot;color:#d0d0d0&quot;&gt;-&amp;gt;&lt;/span&gt;transformCommon&lt;span style=&quot;color:#d0d0d0&quot;&gt;.&lt;/span&gt;offset111&lt;span style=&quot;color:#d0d0d0&quot;&gt;.&lt;/span&gt;z&lt;span style=&quot;color:#d0d0d0&quot;&gt;);&lt;/span&gt;

    &lt;span style=&quot;color:#7ec0ee; font-weight:bold&quot;&gt;if&lt;/span&gt; &lt;span style=&quot;color:#d0d0d0&quot;&gt;(&lt;/span&gt;fractal&lt;span style=&quot;color:#d0d0d0&quot;&gt;-&amp;gt;&lt;/span&gt;transformCommon&lt;span style=&quot;color:#d0d0d0&quot;&gt;.&lt;/span&gt;functionEnabledAxFalse&lt;span style=&quot;color:#d0d0d0&quot;&gt;)&lt;/span&gt;
      tempZ&lt;span style=&quot;color:#d0d0d0&quot;&gt;.&lt;/span&gt;z &lt;span style=&quot;color:#d0d0d0&quot;&gt;= (&lt;/span&gt;fractal&lt;span style=&quot;color:#d0d0d0&quot;&gt;-&amp;gt;&lt;/span&gt;transformCommon&lt;span style=&quot;color:#d0d0d0&quot;&gt;.&lt;/span&gt;offsetA111&lt;span style=&quot;color:#d0d0d0&quot;&gt;.&lt;/span&gt;z&lt;span style=&quot;color:#d0d0d0&quot;&gt;)&lt;/span&gt;
                &lt;span style=&quot;color:#d0d0d0&quot;&gt;-&lt;/span&gt; &lt;span style=&quot;color:#87df71&quot;&gt;1.0&lt;/span&gt; &lt;span style=&quot;color:#d0d0d0&quot;&gt;/ (&lt;/span&gt;&lt;span style=&quot;color:#e47eed&quot;&gt;fabs&lt;/span&gt;&lt;span style=&quot;color:#d0d0d0&quot;&gt;(&lt;/span&gt;z&lt;span style=&quot;color:#d0d0d0&quot;&gt;.&lt;/span&gt;z&lt;span style=&quot;color:#d0d0d0&quot;&gt;) +&lt;/span&gt; fractal&lt;span style=&quot;color:#d0d0d0&quot;&gt;-&amp;gt;&lt;/span&gt;transformCommon&lt;span style=&quot;color:#d0d0d0&quot;&gt;.&lt;/span&gt;offset111&lt;span style=&quot;color:#d0d0d0&quot;&gt;.&lt;/span&gt;z&lt;span style=&quot;color:#d0d0d0&quot;&gt;);&lt;/span&gt;

    tempZ&lt;span style=&quot;color:#d0d0d0&quot;&gt;.&lt;/span&gt;z &lt;span style=&quot;color:#d0d0d0&quot;&gt;+=&lt;/span&gt; &lt;span style=&quot;color:#e47eed&quot;&gt;fabs&lt;/span&gt;&lt;span style=&quot;color:#d0d0d0&quot;&gt;(&lt;/span&gt;z&lt;span style=&quot;color:#d0d0d0&quot;&gt;.&lt;/span&gt;z&lt;span style=&quot;color:#d0d0d0&quot;&gt;) *&lt;/span&gt; fractal&lt;span style=&quot;color:#d0d0d0&quot;&gt;-&amp;gt;&lt;/span&gt;transformCommon&lt;span style=&quot;color:#d0d0d0&quot;&gt;.&lt;/span&gt;offset000&lt;span style=&quot;color:#d0d0d0&quot;&gt;.&lt;/span&gt;z&lt;span style=&quot;color:#d0d0d0&quot;&gt;;&lt;/span&gt;
    z&lt;span style=&quot;color:#d0d0d0&quot;&gt;.&lt;/span&gt;z &lt;span style=&quot;color:#d0d0d0&quot;&gt;=&lt;/span&gt; &lt;span style=&quot;color:#e47eed&quot;&gt;sign&lt;/span&gt;&lt;span style=&quot;color:#d0d0d0&quot;&gt;(&lt;/span&gt;z&lt;span style=&quot;color:#d0d0d0&quot;&gt;.&lt;/span&gt;z&lt;span style=&quot;color:#d0d0d0&quot;&gt;) *&lt;/span&gt; tempZ&lt;span style=&quot;color:#d0d0d0&quot;&gt;.&lt;/span&gt;z&lt;span style=&quot;color:#d0d0d0&quot;&gt;;&lt;/span&gt;
  &lt;span style=&quot;color:#d0d0d0&quot;&gt;}&lt;/span&gt;

  &lt;span style=&quot;color:#d0d0a0&quot;&gt;// aux.DE = aux.DE * l/L;&lt;/span&gt;
  aux&lt;span style=&quot;color:#d0d0d0&quot;&gt;.&lt;/span&gt;DE &lt;span style=&quot;color:#d0d0d0&quot;&gt;*=&lt;/span&gt; fractal&lt;span style=&quot;color:#d0d0d0&quot;&gt;-&amp;gt;&lt;/span&gt;analyticDE&lt;span style=&quot;color:#d0d0d0&quot;&gt;.&lt;/span&gt;scale1&lt;span style=&quot;color:#d0d0d0&quot;&gt;;&lt;/span&gt; &lt;span style=&quot;color:#d0d0a0&quot;&gt;// DE tweak&lt;/span&gt;
&lt;span style=&quot;color:#d0d0d0&quot;&gt;}&lt;/span&gt;
&lt;/pre&gt;
&lt;/body&gt;</string>
        </property>
        <property name="wordWrap">
         <bool>true</bool>
        </property>
        <property name="openExternalLinks">
         <bool>true</bool>
        </property>
        <property name="textInteractionFlags">
         <set>Qt::LinksAccessibleByMouse|Qt::TextSelectableByMouse</set>
        </property>
       </widget>
      </item>
     </layout>
    </widget>
   </item>
   <item>
    <spacer name="verticalSpacer">
     <property name="orientation">
      <enum>Qt::Vertical</enum>
     </property>
     <property name="sizeHint" stdset="0">
      <size>
       <width>20</width>
       <height>40</height>
      </size>
     </property>
    </spacer>
   </item>
  </layout>
 </widget>
 <customwidgets>
  <customwidget>
   <class>MyDoubleSpinBox</class>
   <extends>QDoubleSpinBox</extends>
   <header>my_double_spin_box.h</header>
  </customwidget>
  <customwidget>
   <class>MyGroupBox</class>
   <extends>QGroupBox</extends>
   <header>my_group_box.h</header>
   <container>1</container>
  </customwidget>
  <customwidget>
   <class>MyCheckBox</class>
   <extends>QCheckBox</extends>
   <header>my_check_box.h</header>
  </customwidget>
 </customwidgets>
 <tabstops>
  <tabstop>checkBox_transf_function_enabledAx</tabstop>
  <tabstop>checkBox_transf_function_enabledAx_false</tabstop>
  <tabstop>checkBox_transf_function_enabledx</tabstop>
  <tabstop>slider4_transf_offset_1111_x</tabstop>
  <tabstop>spinbox4_transf_offset_1111_x</tabstop>
  <tabstop>checkBox_transf_function_enabledy</tabstop>
  <tabstop>slider4_transf_offset_1111_y</tabstop>
  <tabstop>spinbox4_transf_offset_1111_y</tabstop>
  <tabstop>checkBox_transf_function_enabledz</tabstop>
  <tabstop>slider4_transf_offset_1111_z</tabstop>
  <tabstop>spinbox4_transf_offset_1111_z</tabstop>
  <tabstop>checkBox_transf_function_enabledw</tabstop>
  <tabstop>slider4_transf_offset_1111_w</tabstop>
  <tabstop>spinbox4_transf_offset_1111_w</tabstop>
  <tabstop>slider4_transf_offsetA_1111_x</tabstop>
  <tabstop>spinbox4_transf_offsetA_1111_x</tabstop>
  <tabstop>slider4_transf_offsetA_1111_y</tabstop>
  <tabstop>spinbox4_transf_offsetA_1111_y</tabstop>
  <tabstop>slider4_transf_offsetA_1111_z</tabstop>
  <tabstop>spinbox4_transf_offsetA_1111_z</tabstop>
  <tabstop>slider4_transf_offsetA_1111_w</tabstop>
  <tabstop>spinbox4_transf_offsetA_1111_w</tabstop>
  <tabstop>slider4_transf_addition_constant_0000_x</tabstop>
  <tabstop>spinbox4_transf_addition_constant_0000_x</tabstop>
  <tabstop>slider4_transf_addition_constant_0000_y</tabstop>
  <tabstop>spinbox4_transf_addition_constant_0000_y</tabstop>
  <tabstop>slider4_transf_addition_constant_0000_z</tabstop>
  <tabstop>spinbox4_transf_addition_constant_0000_z</tabstop>
  <tabstop>slider4_transf_addition_constant_0000_w</tabstop>
  <tabstop>spinbox4_transf_addition_constant_0000_w</tabstop>
  <tabstop>slider_analyticDE_scale_1</tabstop>
  <tabstop>spinbox_analyticDE_scale_1</tabstop>
  <tabstop>groupCheck_info</tabstop>
 </tabstops>
 <resources/>
 <connections>
  <connection>
   <sender>checkBox_transf_function_enabledAx_false</sender>
   <signal>toggled(bool)</signal>
   <receiver>slider4_transf_offsetA_1111_x</receiver>
   <slot>setEnabled(bool)</slot>
   <hints>
    <hint type="sourcelabel">
     <x>23</x>
     <y>60</y>
    </hint>
    <hint type="destinationlabel">
     <x>432</x>
     <y>196</y>
    </hint>
   </hints>
  </connection>
  <connection>
   <sender>checkBox_transf_function_enabledAx_false</sender>
   <signal>toggled(bool)</signal>
   <receiver>slider4_transf_offsetA_1111_y</receiver>
   <slot>setEnabled(bool)</slot>
   <hints>
    <hint type="sourcelabel">
     <x>58</x>
     <y>54</y>
    </hint>
    <hint type="destinationlabel">
     <x>430</x>
     <y>227</y>
    </hint>
   </hints>
  </connection>
  <connection>
   <sender>checkBox_transf_function_enabledAx_false</sender>
   <signal>toggled(bool)</signal>
   <receiver>slider4_transf_offsetA_1111_z</receiver>
   <slot>setEnabled(bool)</slot>
   <hints>
    <hint type="sourcelabel">
     <x>70</x>
     <y>51</y>
    </hint>
    <hint type="destinationlabel">
     <x>469</x>
     <y>258</y>
    </hint>
   </hints>
  </connection>
  <connection>
   <sender>checkBox_transf_function_enabledAx_false</sender>
   <signal>toggled(bool)</signal>
   <receiver>spinbox4_transf_offsetA_1111_x</receiver>
   <slot>setEnabled(bool)</slot>
   <hints>
    <hint type="sourcelabel">
     <x>54</x>
     <y>58</y>
    </hint>
    <hint type="destinationlabel">
     <x>750</x>
     <y>195</y>
    </hint>
   </hints>
  </connection>
  <connection>
   <sender>checkBox_transf_function_enabledAx_false</sender>
   <signal>toggled(bool)</signal>
   <receiver>spinbox4_transf_offsetA_1111_y</receiver>
   <slot>setEnabled(bool)</slot>
   <hints>
    <hint type="sourcelabel">
     <x>97</x>
     <y>60</y>
    </hint>
    <hint type="destinationlabel">
     <x>750</x>
     <y>226</y>
    </hint>
   </hints>
  </connection>
  <connection>
   <sender>checkBox_transf_function_enabledAx_false</sender>
   <signal>toggled(bool)</signal>
   <receiver>spinbox4_transf_offsetA_1111_z</receiver>
   <slot>setEnabled(bool)</slot>
   <hints>
    <hint type="sourcelabel">
     <x>38</x>
     <y>57</y>
    </hint>
    <hint type="destinationlabel">
     <x>750</x>
     <y>257</y>
    </hint>
   </hints>
  </connection>
 </connections>
</ui>
